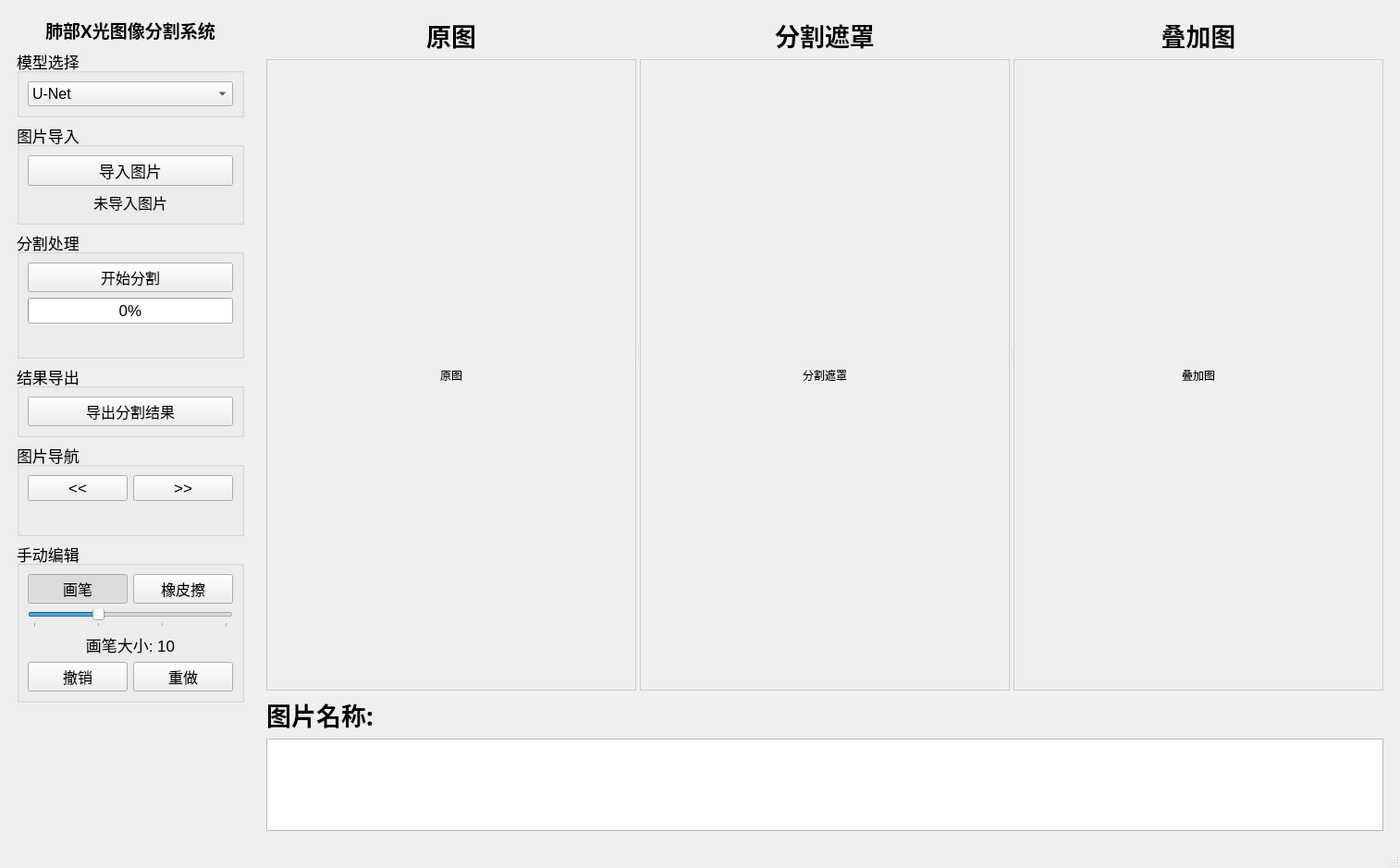
<?xml version="1.0" encoding="UTF-8"?>
<ui version="4.0">
 <class>MainWindow</class>
 <widget class="QMainWindow" name="MainWindow">
  <property name="geometry">
   <rect>
    <x>0</x>
    <y>0</y>
    <width>1514</width>
    <height>939</height>
   </rect>
  </property>
  <property name="windowTitle">
   <string>肺部X光图像分割系统</string>
  </property>
  <widget class="QWidget" name="centralwidget">
   <layout class="QHBoxLayout" name="horizontalLayout">
    <item>
     <widget class="QWidget" name="controlPanel" native="true">
      <property name="maximumSize">
       <size>
        <width>350</width>
        <height>16777215</height>
       </size>
      </property>
      <layout class="QVBoxLayout" name="verticalLayout_2">
       <item>
        <widget class="QLabel" name="titleLabel">
         <property name="font">
          <font>
           <family>Microsoft YaHei</family>
           <pointsize>14</pointsize>
           <weight>75</weight>
           <bold>true</bold>
          </font>
         </property>
         <property name="text">
          <string>肺部X光图像分割系统</string>
         </property>
         <property name="alignment">
          <set>Qt::AlignCenter</set>
         </property>
        </widget>
       </item>
       <item>
        <widget class="QGroupBox" name="modelGroup">
         <property name="font">
          <font>
           <pointsize>13</pointsize>
          </font>
         </property>
         <property name="title">
          <string>模型选择</string>
         </property>
         <layout class="QVBoxLayout" name="verticalLayout_3">
          <item>
           <widget class="QComboBox" name="modelCombo">
            <property name="font">
             <font>
              <pointsize>12</pointsize>
             </font>
            </property>
            <item>
             <property name="text">
              <string>U-Net</string>
             </property>
            </item>
            <item>
             <property name="text">
              <string>U-Net + STN</string>
             </property>
            </item>
           </widget>
          </item>
         </layout>
        </widget>
       </item>
       <item>
        <widget class="QGroupBox" name="importGroup">
         <property name="font">
          <font>
           <pointsize>13</pointsize>
          </font>
         </property>
         <property name="title">
          <string>图片导入</string>
         </property>
         <layout class="QVBoxLayout" name="verticalLayout_4">
          <item>
           <widget class="QPushButton" name="importBtn">
            <property name="text">
             <string>导入图片</string>
            </property>
           </widget>
          </item>
          <item>
           <widget class="QLabel" name="imageCountLabel">
            <property name="font">
             <font>
              <pointsize>12</pointsize>
             </font>
            </property>
            <property name="text">
             <string>未导入图片</string>
            </property>
            <property name="alignment">
             <set>Qt::AlignCenter</set>
            </property>
           </widget>
          </item>
         </layout>
        </widget>
       </item>
       <item>
        <widget class="QGroupBox" name="processGroup">
         <property name="font">
          <font>
           <pointsize>13</pointsize>
          </font>
         </property>
         <property name="title">
          <string>分割处理</string>
         </property>
         <layout class="QVBoxLayout" name="verticalLayout_5">
          <item>
           <widget class="QPushButton" name="segmentBtn">
            <property name="font">
             <font>
              <pointsize>12</pointsize>
             </font>
            </property>
            <property name="text">
             <string>开始分割</string>
            </property>
           </widget>
          </item>
          <item>
           <widget class="QProgressBar" name="progressBar">
            <property name="visible">
             <bool>false</bool>
            </property>
            <property name="value">
             <number>0</number>
            </property>
           </widget>
          </item>
          <item>
           <widget class="QLabel" name="statusLabel">
            <property name="text">
             <string/>
            </property>
            <property name="alignment">
             <set>Qt::AlignCenter</set>
            </property>
           </widget>
          </item>
         </layout>
        </widget>
       </item>
       <item>
        <widget class="QGroupBox" name="exportGroup">
         <property name="font">
          <font>
           <pointsize>13</pointsize>
          </font>
         </property>
         <property name="title">
          <string>结果导出</string>
         </property>
         <layout class="QVBoxLayout" name="verticalLayout_6">
          <item>
           <widget class="QPushButton" name="exportBtn">
            <property name="font">
             <font>
              <pointsize>12</pointsize>
             </font>
            </property>
            <property name="text">
             <string>导出分割结果</string>
            </property>
           </widget>
          </item>
         </layout>
        </widget>
       </item>
       <item>
        <widget class="QGroupBox" name="navigationGroup">
         <property name="font">
          <font>
           <pointsize>13</pointsize>
          </font>
         </property>
         <property name="title">
          <string>图片导航</string>
         </property>
         <layout class="QVBoxLayout" name="verticalLayout_7">
          <item>
           <layout class="QHBoxLayout" name="horizontalLayout_2">
            <item>
             <widget class="QPushButton" name="prevBtn">
              <property name="text">
               <string>&lt;&lt;</string>
              </property>
             </widget>
            </item>
            <item>
             <widget class="QPushButton" name="nextBtn">
              <property name="text">
               <string>&gt;&gt;</string>
              </property>
             </widget>
            </item>
           </layout>
          </item>
          <item>
           <widget class="QLabel" name="imageIndexLabel">
            <property name="text">
             <string/>
            </property>
            <property name="alignment">
             <set>Qt::AlignCenter</set>
            </property>
           </widget>
          </item>
         </layout>
        </widget>
       </item>
       <item>
        <widget class="QGroupBox" name="editGroup">
         <property name="font">
          <font>
           <pointsize>13</pointsize>
          </font>
         </property>
         <property name="title">
          <string>手动编辑</string>
         </property>
         <layout class="QVBoxLayout" name="verticalLayout_11">
          <item>
           <layout class="QHBoxLayout" name="horizontalLayout_3">
            <item>
             <widget class="QPushButton" name="brushBtn">
              <property name="font">
               <font>
                <pointsize>12</pointsize>
               </font>
              </property>
              <property name="text">
               <string>画笔</string>
              </property>
              <property name="checkable">
               <bool>true</bool>
              </property>
              <property name="checked">
               <bool>true</bool>
              </property>
             </widget>
            </item>
            <item>
             <widget class="QPushButton" name="eraserBtn">
              <property name="font">
               <font>
                <pointsize>12</pointsize>
               </font>
              </property>
              <property name="text">
               <string>橡皮擦</string>
              </property>
              <property name="checkable">
               <bool>true</bool>
              </property>
             </widget>
            </item>
           </layout>
          </item>
          <item>
           <widget class="QSlider" name="brushSizeSlider">
            <property name="minimum">
             <number>5</number>
            </property>
            <property name="maximum">
             <number>20</number>
            </property>
            <property name="value">
             <number>10</number>
            </property>
            <property name="orientation">
             <enum>Qt::Horizontal</enum>
            </property>
            <property name="tickPosition">
             <enum>QSlider::TicksBelow</enum>
            </property>
            <property name="tickInterval">
             <number>5</number>
            </property>
           </widget>
          </item>
          <item>
           <widget class="QLabel" name="brushSizeLabel">
            <property name="text">
             <string>画笔大小: 10</string>
            </property>
            <property name="alignment">
             <set>Qt::AlignCenter</set>
            </property>
           </widget>
          </item>
          <item>
           <layout class="QHBoxLayout" name="horizontalLayout_4">
            <item>
             <widget class="QPushButton" name="undoBtn">
              <property name="font">
               <font>
                <pointsize>12</pointsize>
               </font>
              </property>
              <property name="text">
               <string>撤销</string>
              </property>
             </widget>
            </item>
            <item>
             <widget class="QPushButton" name="redoBtn">
              <property name="font">
               <font>
                <pointsize>12</pointsize>
               </font>
              </property>
              <property name="text">
               <string>重做</string>
              </property>
             </widget>
            </item>
           </layout>
          </item>
         </layout>
        </widget>
       </item>
       <item>
        <spacer name="verticalSpacer">
         <property name="orientation">
          <enum>Qt::Vertical</enum>
         </property>
         <property name="sizeHint" stdset="0">
          <size>
           <width>20</width>
           <height>40</height>
          </size>
         </property>
        </spacer>
       </item>
      </layout>
     </widget>
    </item>
    <item>
     <widget class="QWidget" name="displayPanel" native="true">
      <layout class="QVBoxLayout" name="verticalLayout">
       <item>
        <widget class="QSplitter" name="splitter">
         <property name="orientation">
          <enum>Qt::Horizontal</enum>
         </property>
         <widget class="QWidget" name="widget">
          <layout class="QVBoxLayout" name="verticalLayout_8">
           <property name="sizeConstraint">
            <enum>QLayout::SetDefaultConstraint</enum>
           </property>
           <item>
            <widget class="QLabel" name="label">
             <property name="enabled">
              <bool>true</bool>
             </property>
             <property name="sizePolicy">
              <sizepolicy hsizetype="Preferred" vsizetype="Fixed">
               <horstretch>0</horstretch>
               <verstretch>16</verstretch>
              </sizepolicy>
             </property>
             <property name="font">
              <font>
               <family>Microsoft YaHei</family>
               <pointsize>20</pointsize>
               <weight>75</weight>
               <bold>true</bold>
              </font>
             </property>
             <property name="text">
              <string>原图</string>
             </property>
             <property name="alignment">
              <set>Qt::AlignCenter</set>
             </property>
            </widget>
           </item>
           <item>
            <widget class="QLabel" name="originalLabel">
             <property name="minimumSize">
              <size>
               <width>400</width>
               <height>400</height>
              </size>
             </property>
             <property name="styleSheet">
              <string notr="true">border: 1px solid #ccc;</string>
             </property>
             <property name="text">
              <string>原图</string>
             </property>
             <property name="alignment">
              <set>Qt::AlignCenter</set>
             </property>
            </widget>
           </item>
          </layout>
         </widget>
         <widget class="QWidget" name="widget_2">
          <layout class="QVBoxLayout" name="verticalLayout_9">
           <item>
            <widget class="QLabel" name="label_2">
             <property name="sizePolicy">
              <sizepolicy hsizetype="Preferred" vsizetype="Fixed">
               <horstretch>0</horstretch>
               <verstretch>0</verstretch>
              </sizepolicy>
             </property>
             <property name="font">
              <font>
               <family>Microsoft YaHei</family>
               <pointsize>20</pointsize>
               <weight>75</weight>
               <bold>true</bold>
              </font>
             </property>
             <property name="text">
              <string>分割遮罩</string>
             </property>
             <property name="alignment">
              <set>Qt::AlignCenter</set>
             </property>
            </widget>
           </item>
           <item>
            <widget class="QLabel" name="maskLabel">
             <property name="minimumSize">
              <size>
               <width>400</width>
               <height>400</height>
              </size>
             </property>
             <property name="styleSheet">
              <string notr="true">border: 1px solid #ccc;</string>
             </property>
             <property name="text">
              <string>分割遮罩</string>
             </property>
             <property name="alignment">
              <set>Qt::AlignCenter</set>
             </property>
            </widget>
           </item>
          </layout>
         </widget>
         <widget class="QWidget" name="widget_3">
          <layout class="QVBoxLayout" name="verticalLayout_10">
           <item>
            <widget class="QLabel" name="label_3">
             <property name="sizePolicy">
              <sizepolicy hsizetype="Preferred" vsizetype="Fixed">
               <horstretch>0</horstretch>
               <verstretch>0</verstretch>
              </sizepolicy>
             </property>
             <property name="font">
              <font>
               <family>Microsoft YaHei</family>
               <pointsize>20</pointsize>
               <weight>75</weight>
               <bold>true</bold>
              </font>
             </property>
             <property name="text">
              <string>叠加图</string>
             </property>
             <property name="alignment">
              <set>Qt::AlignCenter</set>
             </property>
            </widget>
           </item>
           <item>
            <widget class="QLabel" name="overlayLabel">
             <property name="minimumSize">
              <size>
               <width>400</width>
               <height>400</height>
              </size>
             </property>
             <property name="styleSheet">
              <string notr="true">border: 1px solid #ccc;</string>
             </property>
             <property name="text">
              <string>叠加图</string>
             </property>
             <property name="alignment">
              <set>Qt::AlignCenter</set>
             </property>
            </widget>
           </item>
          </layout>
         </widget>
        </widget>
       </item>
       <item>
        <widget class="QLabel" name="imageNameLabel">
         <property name="sizePolicy">
          <sizepolicy hsizetype="Fixed" vsizetype="Fixed">
           <horstretch>0</horstretch>
           <verstretch>0</verstretch>
          </sizepolicy>
         </property>
         <property name="font">
          <font>
           <family>Microsoft YaHei</family>
           <pointsize>20</pointsize>
           <weight>75</weight>
           <bold>true</bold>
          </font>
         </property>
         <property name="text">
          <string>图片名称: </string>
         </property>
         <property name="alignment">
          <set>Qt::AlignCenter</set>
         </property>
        </widget>
       </item>
       <item>
        <widget class="QTextEdit" name="infoText">
         <property name="maximumSize">
          <size>
           <width>16777215</width>
           <height>100</height>
          </size>
         </property>
         <property name="font">
          <font>
           <pointsize>12</pointsize>
          </font>
         </property>
         <property name="readOnly">
          <bool>true</bool>
         </property>
        </widget>
       </item>
      </layout>
     </widget>
    </item>
   </layout>
  </widget>
  <widget class="QMenuBar" name="menubar">
   <property name="geometry">
    <rect>
     <x>0</x>
     <y>0</y>
     <width>1514</width>
     <height>26</height>
    </rect>
   </property>
  </widget>
  <widget class="QStatusBar" name="statusbar"/>
 </widget>
 <resources/>
 <connections/>
</ui>
